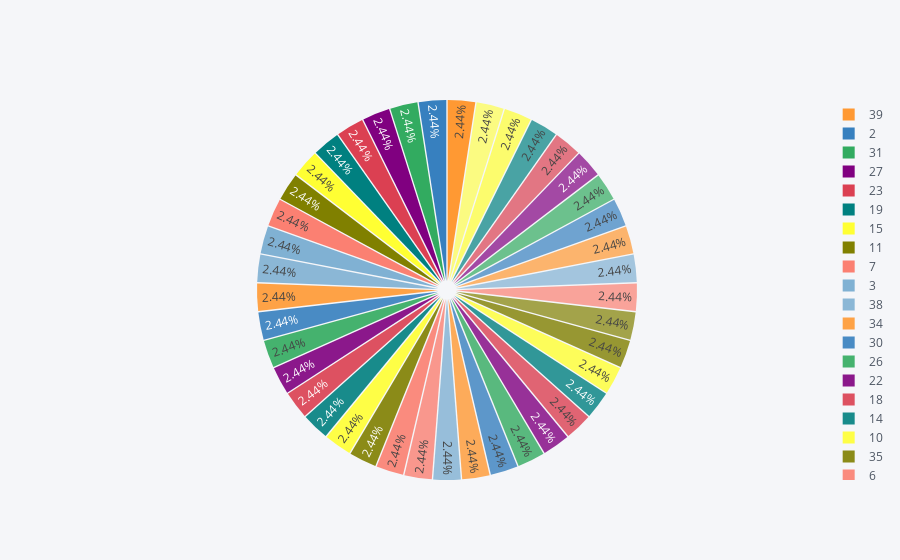

Notebook source saved alongside this figure:
### Code cell
output.iplot(kind='pie',labels='index',values='prognosis',pull=0.05)
